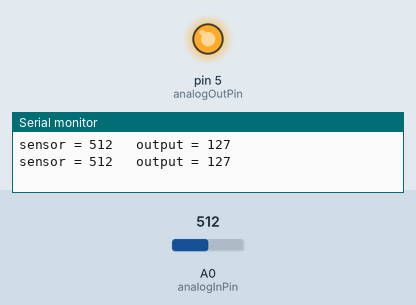
Simulated run of this sketch. Board: Arduino Uno, built with avr-gcc and run on an emulated ATmega328P. Shown: output pins drawn as LEDs (lit = HIGH), the last lines printed to the serial monitor. The inputs (shaded band) are chosen by the test bench; at power-on: A0 (analogInPin) = 512.

Above: at 1.8 s.
1.9 s: A0 (analogInPin) set to 306
At 3.2 s:
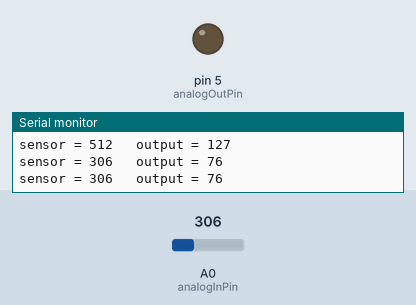
3.5 s: A0 (analogInPin) set to 511
At 5.0 s:
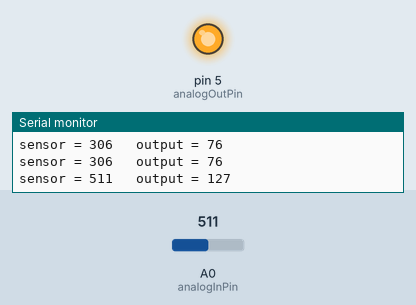
5.5 s: A0 (analogInPin) set to 122
At 6.7 s:
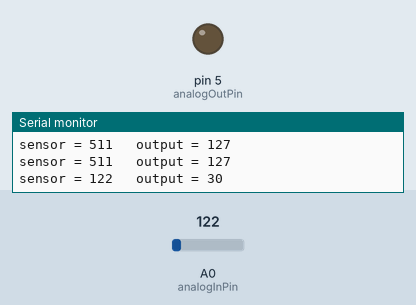
Timing chart, 0 to 8.5 s (numbered marks = the images above; inputs shaded):
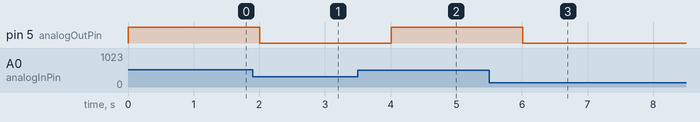

The sketch:

ldr_as_switch.ino
```cpp
const int analogInPin = A0;  // Analog input pin that the potentiometer is attached to
const int analogOutPin = 5; // Analog output pin that the LED is attached to

int sensorValue = 0;        // value read from the pot
int outputValue = 0;        // value output to the PWM (analog out)

void setup() {
  // initialize serial communications at 9600 bps:
  Serial.begin(9600);
  pinMode(5, OUTPUT);
}

void loop() {
  // read the analog in value:
  sensorValue = analogRead(analogInPin);
  // map it to the range of the analog out:
  outputValue = map(sensorValue, 0, 1023, 0, 255);
  // change the analog out value:
  analogWrite(analogOutPin, outputValue);

  // print the results to the serial monitor:
  Serial.print("sensor = " );
  Serial.print(sensorValue);
  Serial.print("\t output = ");
  Serial.println(outputValue);

  if(outputValue>100)
  {
      digitalWrite(5, HIGH);   // turn the LED on (HIGH is the voltage level)
      delay(1000);
  }
  else
  {  // wait for a second
  digitalWrite(5, LOW);    // turn the LED off by making the voltage LOW
  delay(1000);
  }


  // wait 2 milliseconds before the next loop
  // for the analog-to-digital converter to settle
  // after the last reading:
  delay(2);
}
```

Measured:
- after the input at 1.9 s, pin 5 (analogOutPin): HIGH → LOW after 0.11 s
- after the input at 3.5 s, pin 5 (analogOutPin): LOW → HIGH after 0.51 s
- after the input at 5.5 s, pin 5 (analogOutPin): HIGH → LOW after 0.52 s
